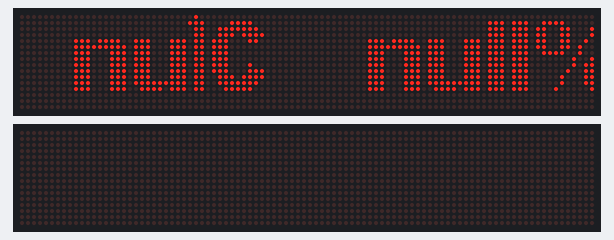
This sketch was run on a simulated Arduino Uno, built with avr-gcc and run on an emulated ATmega328P. Parts: 2 × 96×16 LED matrix. What the sketch prints to the serial monitor is not drawn.

Above: at 13.1 s.
At 15.3 s:
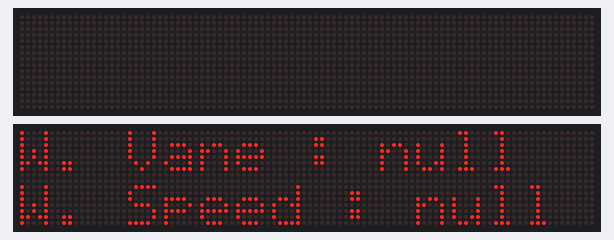
At 17.5 s:
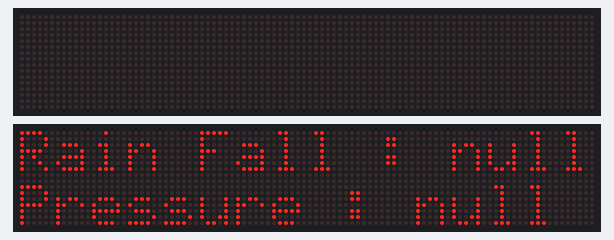
At 19.8 s:
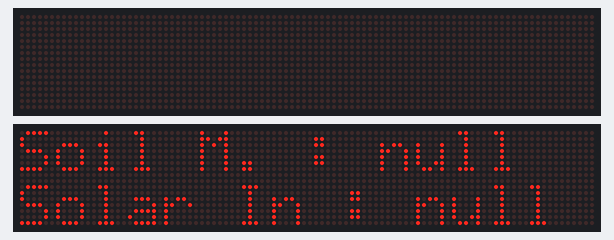

The sketch:

Control_Display.ino
```cpp
#include <SoftwareSerial.h>
#include <ArduinoJson.h>
#include <SPI.h>
#include <DMD2.h>
#include <SystemFont5x7.h>
#include <Arial_Black_16.h>

#define W 3
#define H 1

SoftDMD dmd1(W,H);  // DMD controls the entire display
SoftDMD dmd2(W,H);

#define BRIGHT 150

int width_changer=8;


SoftwareSerial wifi(2,3);
String message;

unsigned long last=0;
void setup() {
  // put your setup code here, to run once:
  wifi.begin(2400);
  delay(3000);
  Serial.begin(9600);

  message = ReadWifi();

  dmd1.setBrightness(BRIGHT);
  dmd1.selectFont(Arial_Black_16);
  dmd1.begin();

  dmd2.setBrightness(BRIGHT);
  dmd2.selectFont(SystemFont5x7);
  dmd2.begin();
  dmd2.drawString(0,0,F("KW Setup"));

  dmd2.fillScreen(true);
  delay(10);
  dmd2.fillScreen(false);
  delay(10);


}
int count =0;

void loop() {

  if(count > 30){
    asm volatile ("  jmp 0");

  }
  DynamicJsonBuffer jsonBuffer;
  JsonObject& root = jsonBuffer.parseObject(message);
  drawTemperature(root[F("Ext_temp")].as<String>());
  drawHumidity(root[F("Humidity")].as<String>());

  delay(2000);
  for(int i=0;i<16;i++)
    dmd1.scrollY(-1);
  drawWDS(getVane(root[F("Win_dir")].as<String>()),root[F("Win_speed")].as<String>(),0);

  delay(2000);
  for(int i=0;i<16;i++)
    dmd2.scrollY(-1);

  drawRGP(root[F("Rain_gauge")].as<String>(),root[F("Pressure")].as<String>(),0);
  delay(2000);

  for(int i=0;i<16;i++)
    dmd2.scrollY(-1);

  drawSML(root[F("Soil_Moisture")].as<String>(),root[F("Intensity")].as<String>(),0);
  delay(2000);

  dmd2.fillScreen(false);
  count++;
}

String getVane(String s){
    return s;
}


String ReadWifi(){
  Serial.println("RE");
  wifi.println("R");
  String rec=String("");
  unsigned long st = millis();
  uint8_t et =0;
  while(((millis() - st) < 10000UL) && et == 0) {
    if(wifi.available()){
      char c= (char)wifi.read();
      rec += c;
      Serial.write(c);
      if(c == '}'){
        et = 1;
      }
    }
  }
  wifi.flush();
  return rec;
}


void drawWDS(String WD,String WS,int h){
    String s = F("W. Vane : ");
    s.concat(WD);
    dmd2.drawString(0,0+h,s);

    s = F("W. Speed : ");
    s.concat(WS);
    dmd2.drawString(0,9+h,s);
}

void drawRGP(String RG,String P,int h){
    String s = F("Rain Fall : ");
    s.concat(RG);
    dmd2.drawString(0,0+h,s);

    s = F("Pressure : ");
    s.concat(P);
    dmd2.drawString(0,9+h,s);
}

void drawSML(String SM,String L,int h){
    String s = F("Soil M. : ");
    s.concat(SM);
    dmd2.drawString(0,0+h,s);

    s = F("Solar In : ");
    s.concat(L);
    dmd2.drawString(0,9+h,s);
}

void drawTemperature(String temp){
  dmd1.drawString(1+ width_changer,0,temp);
  dmd1.drawCircle(21 + width_changer,1,1);
  dmd1.drawString(24 + width_changer,0,"C");

}

void drawHumidity(String h){
  h.concat('%');
  dmd1.drawString(50+width_changer,0,h);

}
```

Measured:
- by itself, everything shown: repeats every 8.7 s, in 5 steps
- what the display in image 0 shows lasts 2.2 s, from 13.1 s to 15.3 s
- what the display in image 3 shows lasts 2.0 s, from 19.7 s to 21.7 s
